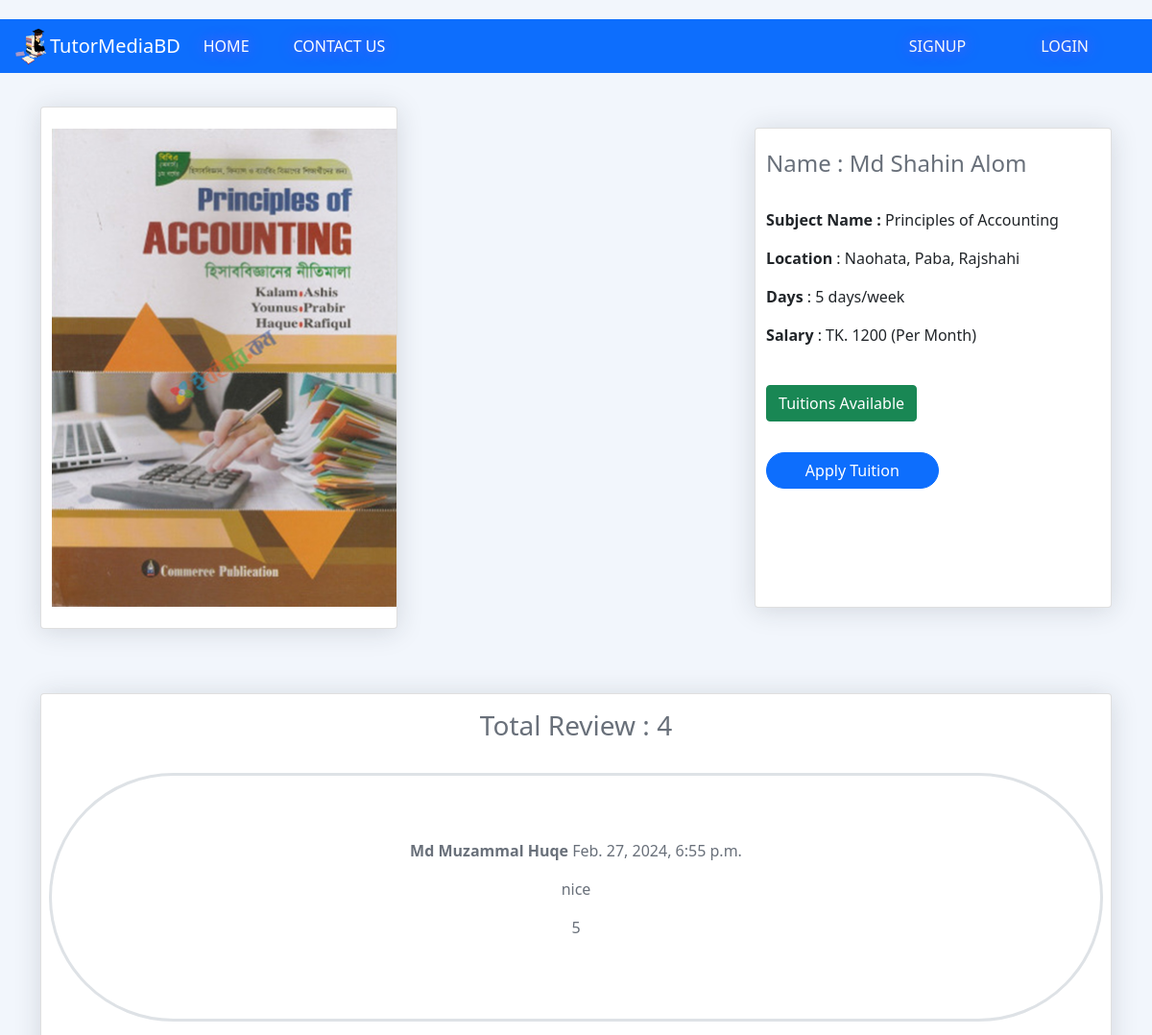
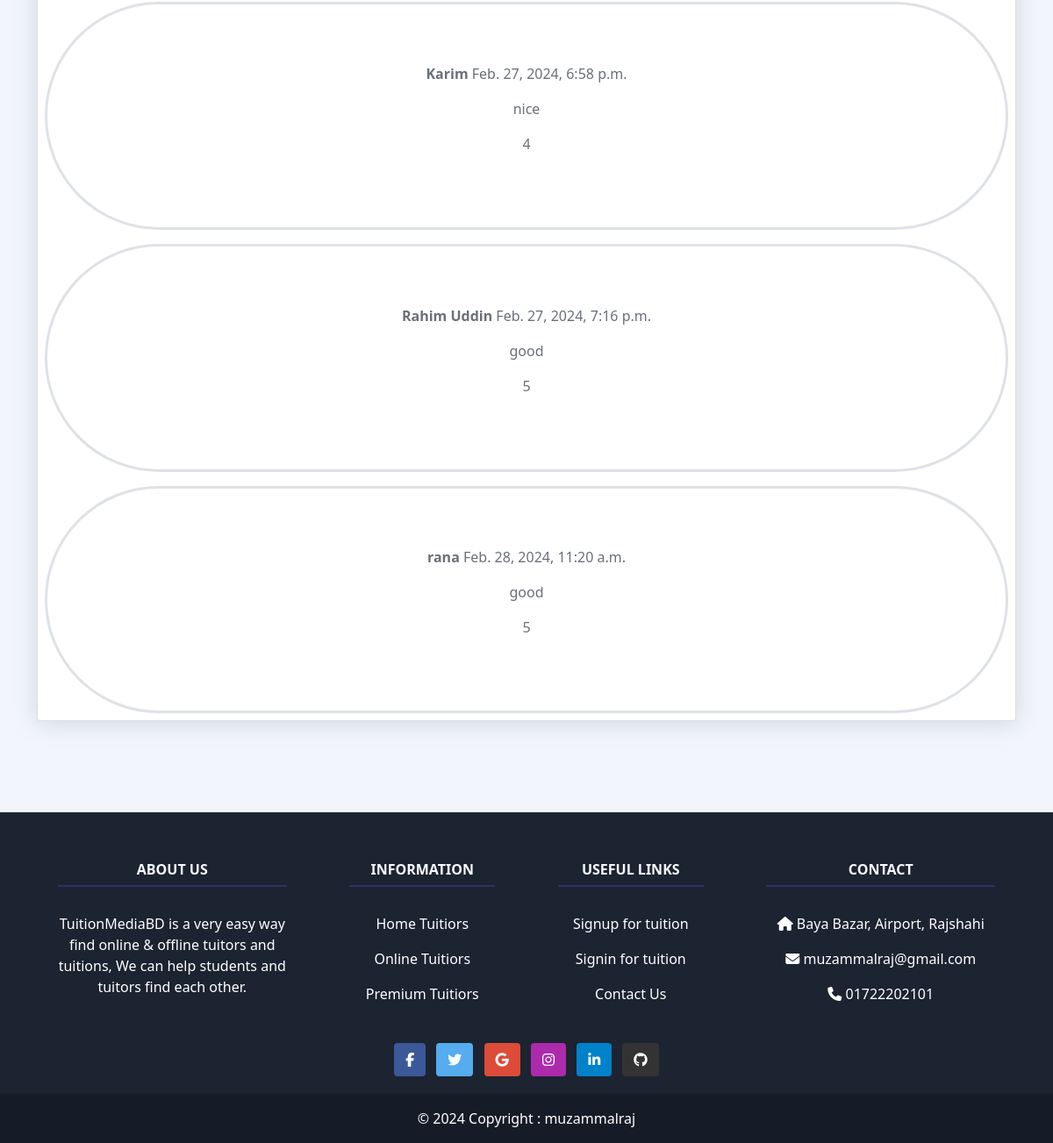
The page /tuitions/tuition/1 on the database as committed earlier (2 pictures, top to bottom).
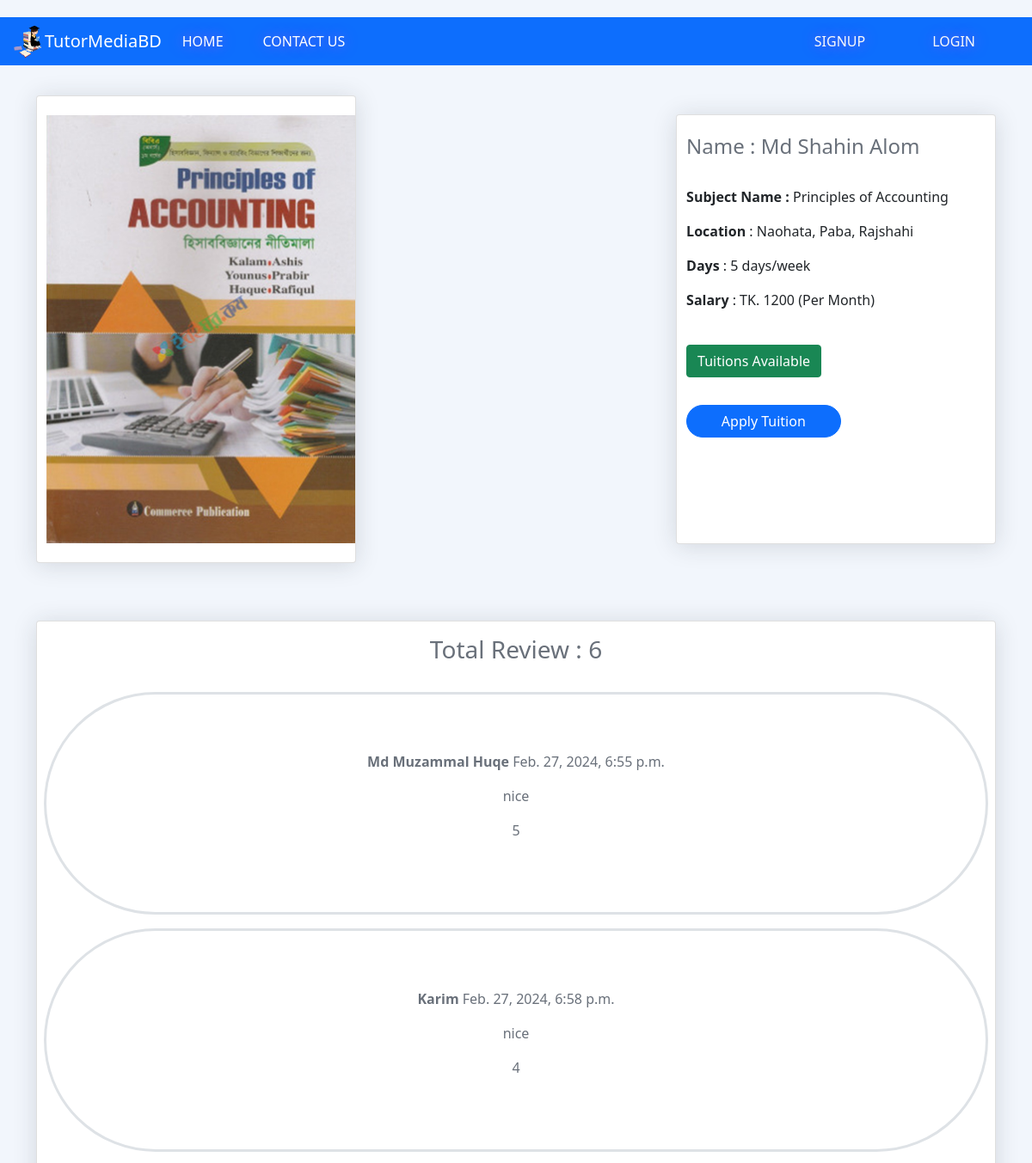
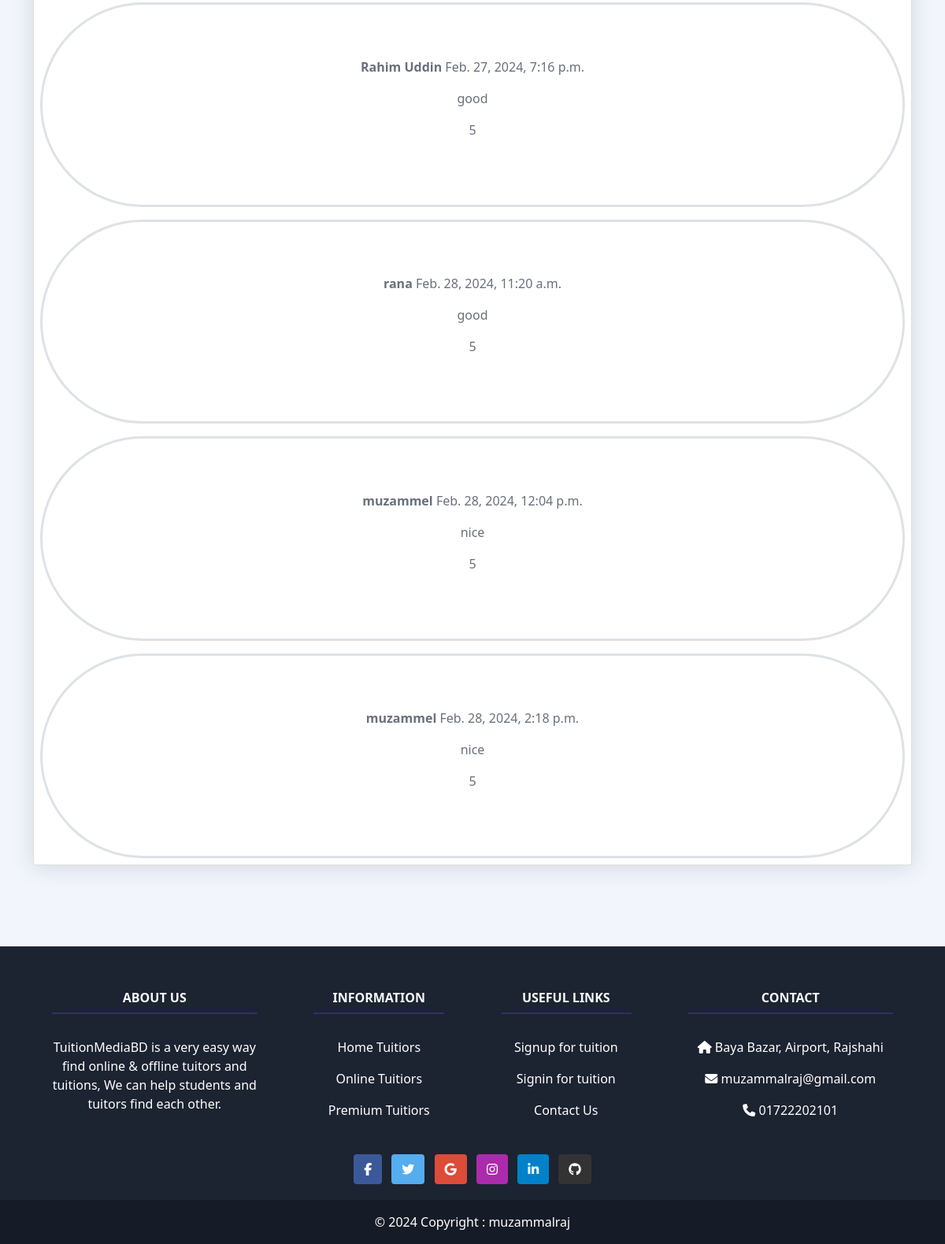
The same page on the database as committed later (2 pictures, top to bottom).
### tuitions/models.py (models this page shows, shortened)
class TutionDetails(models.Model):
    tuition = models.ForeignKey(Tution, on_delete = models.CASCADE, blank=True, null=True)
    teacher_name = models.CharField(max_length = 50)
    subject_name = models.CharField(max_length = 50)
    location = models.CharField(max_length = 200)
    tuition_days = models.CharField(max_length = 50,blank=True, null=True)
    salary = models.CharField(max_length = 50)
    is_available = models.BooleanField(default=True)
    image = models.ImageField(upload_to = 'tuition_app/media/uploads/', blank=True, null=True)

class Comment(models.Model):
    tution_detail = models.ForeignKey(TutionDetails, on_delete = models.CASCADE, related_name = 'comments')
    name = models.CharField(max_length = 30)
    email = models.EmailField()
    body = models.TextField()
    created_on = models.DateTimeField(auto_now_add = True)
    rating = models.IntegerField(choices=[(1, '⭐'), (2, '⭐⭐'), (3, '⭐⭐⭐'), (4, '⭐⭐⭐⭐'), (5, '⭐⭐⭐⭐⭐')],default=1)

### tuitions/views.py (the view, shortened to what this page needs)
# urls.py: path('tuition/<int:id>', DetailTuitionView.as_view(), name='tuition_details'),
class DetailTuitionView(DetailView):
    model = TutionDetails
    template_name = 'tuition_details.html'
    pk_url_kwarg = 'id'
    context_object_name = 'tuition_details'
    def get_context_data(self, **kwargs):
        context =  super().get_context_data(**kwargs)
        car = self.object
        comments = car.comments.all()
        comment_form = forms.CommentForm()
        context ['comments'] = comments
        context ['comment_form'] = comment_form
        return context

### tuitions/templates/tuition_details.html (shortened to what this page needs)
{% extends "base.html" %}
{% load crispy_forms_tags %}
{% block content %}
    <div class="d-flex justify-content-between align-items-center mt-3">
      <div class="col-10 col-sm-6 col-md-4">
        <div class="card" style="min-height:500px" >
          <div class="card-body text-center" >
            <img class="img-fluid" style="" src="{{tuition_details.image.url}}" alt="Card image cap">
          </div>
        </div>
      </div>
      <div class="col-10 col-sm-6 col-md-4 ">
        <div class="card" style="min-height:500px" >
          <div class="card-body" >
          <h4 class="card-title">Name : {{ tuition_details.teacher_name }}</h4> <br>
          <p class="text-dark"> <b>Subject Name :</b> {{ tuition_details.subject_name }}</p>
          <p class="text-dark"> <b>Location</b> : {{tuition_details.location }}</p>
          <p class="text-dark"> <b>Days</b> : {{tuition_details.tuition_days }}  days/week</p>
          <p class="text-dark"> <b>Salary</b> : TK. {{tuition_details.salary }} (Per Month)</p>
          <br>
          {% if tuition_details.is_available %}
          <h5 class="btn btn-success">Tuitions Available</h5>
          {% else %}
          <h5 class="btn btn-danger w-75">Tuitions Not Available</h5>
          {% endif %}
          <br>
          <br>
          {% if user.is_authenticated %}
            <h6><a href="{% url 'tuition_request' tuition_details.id %}" class=" btn btn-primary w-50 rounded-pill">Apply Tuition</a></h6>
          {% else %}
            <h6><a href="{% url 'login' %}" class=" btn btn-primary w-50 rounded-pill">Apply Tuition</a></h6>
          {% endif %}
          </div>
        </div>
      </div>
    </div>
<div class="card mt-5">
    <h3 class="p-3 text-center">Total Review : {{comments | length}}</h3>
    {% for com in comments %}
    <div class="card-body border border-3 m-2 rounded-pill text-center">
      <p><b>{{com.name}}</b> {{com.created_on}}</p>
      <p>{{com.body}}</p>
      <p>{{com.rating}}</p>
    </div>
    {% endfor %}
</div>
{% endblock %}

### templates/base.html (shortened to what this page needs)
{% load static %}
<!DOCTYPE html>
<html lang="en">
  <head>
  </head>
    <link
      href="https://cdn.jsdelivr.net/npm/bootstrap@5.0.2/dist/css/bootstrap.min.css"
      rel="stylesheet"
      />
      <link rel="stylesheet" href="https://cdnjs.cloudflare.com/ajax/libs/font-awesome/6.5.1/css/all.min.css" />
      <link href="https://cdn.jsdelivr.net/npm/swiffy-slider@1.6.0/dist/css/swiffy-slider.min.css" rel="stylesheet">
      <link  type="text/css" rel="stylesheet" href="{% static 'style.css' %}">
  </head>
  <body>
    <nav class="navbar navbar-expand-lg navbar-dark bg-primary" >
      <div class="container-fluid">
        <img href="{% url 'homepage' %}" style="width:40px" src="{% static 'img/logo1.png' %}" alt="logo">
        <a class="navbar-brand"  href="{% url 'homepage' %}">
            TutorMediaBD</a>
        <div class="collapse navbar-collapse" id="navbarSupportedContent">
          <ul class=" menu-item-style navbar-nav me-auto mb-2 mb-lg-0">
            <li class="nav-item">
              <a
                class=" nav-link active hvr-underline-from-left  mb-2 mb-md-0 mt-3 mt-md-0"
                aria-current="page"
                href="{% url 'homepage' %}"
                >Home</a
              >
            </li>
            {% if not request.user.is_authenticated %}
            <li class="nav-item">
              <a
                class=" nav-link active hvr-underline-from-left  mb-2 mb-md-0 mt-3 mt-md-0"
                aria-current="page"
                href="{% url 'contact_us' %}"
                >Contact Us</a
              >
            </li>
            {% endif %}
          </ul>
          <div class="d-md-flex">
            <ul class="menu-item-style navbar-nav me-auto mb-2 mb-lg-0">
              {% if request.user.is_authenticated %}
                {% comment %} <li class="nav-item mx-0 mx-md-3 mb-3 mb-md-0">
                    <a class="nav-link text-light mb-2 mb-md-0 mt-3 mt-md-0" href="{% url 'tutorprofile' %}">Profile</a>
                </li> {% endcomment %}
              <li class="nav-item mx-0 mx-md-3 mb-3 mb-md-0">
                <a
                  class="nav-link  text-light mb-2 mb-md-0 mt-3 mt-md-0"
                  href="{% url 'apply_tuition' %}"
                  >tuitions</a
                >
              </li>
              <li class="nav-item mx-0 mx-md-3 mb-3 mb-md-0">
                <a
                  class="nav-link  text-light mb-2 mb-md-0 mt-3 mt-md-0"
                  href="{% url 'profile' %}"
                  >Profile</a
                >
              </li>
              <li class="nav-item mx-0 mx-md-3 mb-3 mb-md-0">
                <a
                  class="nav-link  text-light mb-2 mb-md-0 mt-3 mt-md-0"
                  href="{% url 'tutorprofile' %}"
                  >Profile</a
                >
              </li>
              <li class="nav-item mx-0 mx-md-3 mb-3 mb-md-0">
                <a
                  class="nav-link  text-light mb-2 mb-md-0 mt-3 mt-md-0"
                  href="{% url 'logout' %}"
                  >Logout</a
                >
              </li>
              {% else %}
              <li class="nav-item mx-0 mx-md-3 mb-3 mb-md-0">
                <a
                  class="nav-link  text-light"
                  href="{% url 'singup' %}"
                  >Signup</a
                >
              </li>
              <li class="nav-item mx-0 mx-md-3 mb-3 mb-md-0">
                <a
                  class="nav-link  text-light"
                  href="{% url 'login' %}"
                  >Login</a
                >
              </li>
              {% endif %}
            </ul>
          </div>
        </div>
      </div>
    </nav>
    <div class="container">
      {% block content %} {% endblock %}
    </div>
<div class="pt-5">
  <footer
          class="text-center text-lg-start text-white pt-2"
          style="background-color: #1c2331"
          >
    <section class="">
      <div class="container text-center text-md-start mt-5">
        <div class="row mt-3">
          <div class="col-md-3 col-lg-4 col-xl-3 mx-auto mb-4">
            <h6 class="text-uppercase text-center text-light fw-bold">About Us</h6>
            <hr
                class="mb-4 mt-0 d-inline-block mx-auto"
                style="width: 100%; background-color: #7c4dff; height: 2px"
                />
            <p class="text-center">
              TuitionMediaBD is a very easy way find online & offline tuitors and tuitions, We can help students and tuitors find each other.
            </p>
          </div>
          <div class="col-md-2 col-lg-2 col-xl-2 mx-auto mb-4">
            <h6 class="text-center text-uppercase text-light fw-bold">Information</h6>
            <hr
                class="mb-4 mt-0 d-inline-block mx-auto"
                style="width: 100%; background-color: #7c4dff; height: 2px"
                />
            <p class="text-white text-center">Home Tuitiors</p>
            <p class="text-white text-center"> Online Tuitiors</p>
            <p class="text-white text-center">Premium Tuitiors</p>
          </div>
          <div class="col-md-3 col-lg-2 col-xl-2 mx-auto mb-4">
            <h6 class="text-center text-uppercase text-light fw-bold">Useful links</h6>
            <hr
                class="mb-4 mt-0 d-inline-block mx-auto"
                style="width: 100%; background-color: #7c4dff; height: 2px"
                />
            <p class="text-center">
              <a href="{% url 'singup' %}" class="text-white text-decoration-none">Signup for tuition</a>
            </p>
            <p class="text-center">
              <a href="{% url 'login' %}" class="text-white text-decoration-none">Signin for tuition</a>
            </p>
            <p class="text-center">
              <a href=" {% url 'contact_us' %}" class="text-white text-decoration-none ">Contact Us</a>
            </p>
          </div>
          <div class="col-md-4 col-lg-3 col-xl-3 mx-auto mb-md-0 mb-4">
            <h6 class="text-center text-uppercase text-light fw-bold">Contact</h6>
            <hr
                class="mb-4 mt-0 d-inline-block mx-auto"
                style="width: 100%; background-color: #7c4dff; height: 2px"
                />
            <p class="text-center"><i class="fas fa-home mr-3"></i>  Baya Bazar, Airport, Rajshahi</p>
            <p class="text-center"><i class="fas fa-envelope mr-3"></i>  muzammalraj@gmail.com</p>
            <p class="text-center"><i class="fas fa-phone mr-3"></i>  01722202101</p>
          </div>
        </div>
      </div>
    </section>
    <div class="container p- pb-3">
      <footer class="bg-body-tertiary text-center">
            <a
            data-mdb-ripple-init
              class="btn text-white btn-floating m-1"
              style="background-color: #3b5998;"
              href="https://web.facebook.com/?_rdc=1&_rdr" target="_blank" rel="noopener noreferrer"
              role="button"
              ><i class="fab fa-facebook-f"></i
            ></a>
            <a
              data-mdb-ripple-init
              class="btn text-white btn-floating m-1"
              style="background-color: #55acee;"
              href="https://twitter.com/" target="_blank" rel="noopener noreferrer"
              role="button"
              ><i class="fab fa-twitter"></i
            ></a>
            <a
              data-mdb-ripple-init
              class="btn text-white btn-floating m-1"
              style="background-color: #dd4b39;"
              href="https://www.google.com/" target="_blank" rel="noopener noreferrer"
              role="button"
              ><i class="fab fa-google"></i
            ></a>
            <a
              data-mdb-ripple-init
              class="btn text-white btn-floating m-1"
              style="background-color: #ac2bac;"
              href="https://www.instagram.com/" target="_blank" rel="noopener noreferrer"
              role="button"
              ><i class="fab fa-instagram"></i
            ></a>
            <a
              data-mdb-ripple-init
              class="btn text-white btn-floating m-1"
              style="background-color: #0082ca;"
              href="https://bd.linkedin.com/" target="_blank" rel="noopener noreferrer"
              role="button"
              ><i class="fab fa-linkedin-in"></i
            ></a>
            <a
              data-mdb-ripple-init
              class="btn text-white btn-floating m-1"
              style="background-color: #333333;"
              href="https://github.com/" target="_blank" rel="noopener noreferrer"
              role="button"
              ><i class="fab fa-github"></i
            ></a>
      </footer>
    </div>
    <div
         class="text-center p-3"
         style="background-color: rgba(0, 0, 0, 0.2)"
         >
      © 2024 Copyright : muzammalraj
    </div>
  </footer>
</div>
  </body>
</html>

### static/style.css (style rules this page uses)
.menu-item-style li a { display: block; height: 100%; position: relative; display: flex; align-items: center; justify-content: center; color: #fff; text-transform: uppercase; text-shadow: 0 0 15px #8e54e9; transition: all 300ms cubic-bezier(0.075, 0.82, 0.165, 1); text-align: center; padding: 5 10px; margin-right: 30px; }
.menu-item-style li a:after, .menu-item-style li a:before { content: ""; position: absolute; display: block; border: 0px solid transparent; }
.menu-item-style li a:after { width: 0%; height: 80%; border-top: 2px solid #fff; border-bottom: 2px solid #fff; transition: all 0.3s ease; }
.menu-item-style li a:before { width: 120%; height: 0%; border-left: 2px solid #fff; border-right: 2px solid #fff; transition: all 0.5s ease; }
.card { margin: 5% 0%; }
.card-body { margin: 0% 0% 0% 3%; padding: 6% 0%; }
body { margin-top:20px; background-color:#f2f6fc; color:#69707a; }
.card { box-shadow: 0 0.15rem 1.75rem 0 rgb(33 40 50 / 15%); }

Rows that differ between the two databases and show on the page:
added Comment: name "muzammel", created_on "Feb. 28, 2024, 12:04 p.m.", body "nice", rating "5"
added Comment: name "muzammel", created_on "Feb. 28, 2024, 2:18 p.m.", body "nice", rating "5"
Other text that changed with them:
{{ comments | length }}: "4" → "6"
